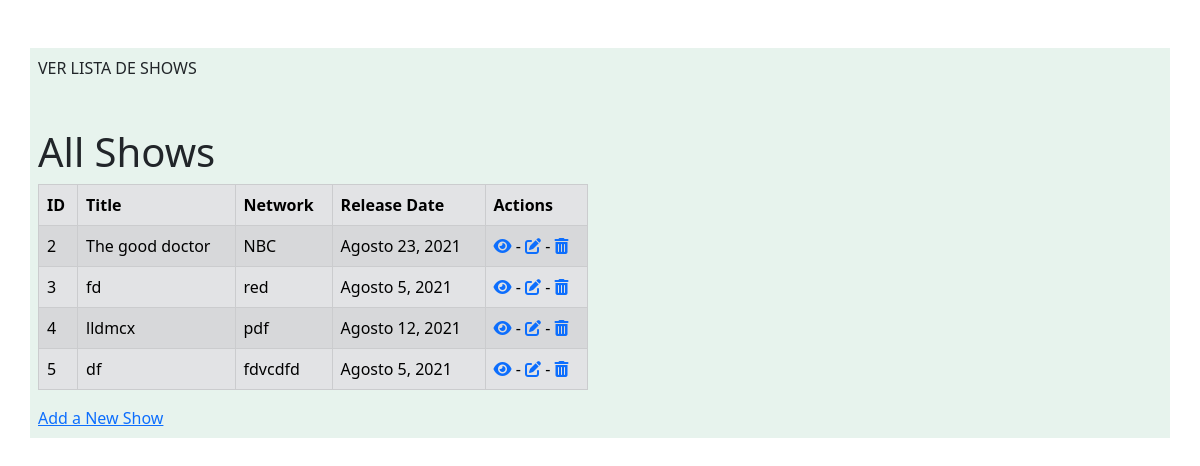
The app's page /shows/, older data.
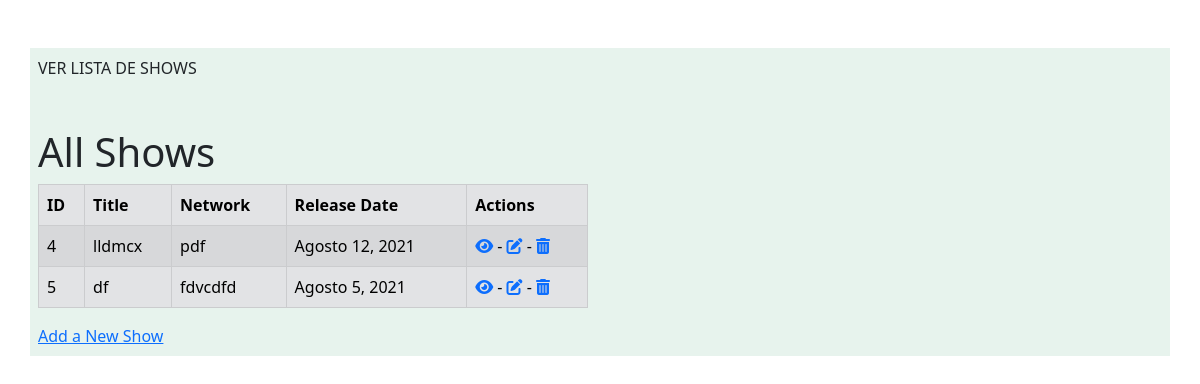
The same page, newer data.
### app/models.py (models this page shows, shortened)
class Show(models.Model):
    title = models.CharField(max_length=250)
    network = models.CharField(max_length=250)
    release_date = models.DateField()
    updated_at = models.DateTimeField(auto_now=True)
    desc = models.CharField(max_length=180)

### app/views.py (the view)
# urls.py: path('shows/', views.verlistashows),
def verlistashows(request): #tvshows es la variable y contiene el show.objects.all()
    context = {
        'TVShows': Show.objects.all(),
    }
    return render(request, 'verlistashows.html', context)

### app/templates/verlistashows.html (shortened to what this page needs)
{% extends 'base.html' %} {% block contenido %} {% block titulo %} VER LISTA DE SHOWS{% endblock %}
    <div class="row">
        <div class=" col-sm-12 col-md-6 mt-5">
            <h1>All Shows</h1>
            <table class=" table-bordered table-secondary table table-striped">
                <thead>
                    <tr scope="col">
                        <th>ID</th>
                        <th>Title</th>
                        <th>Network</th>
                        <th>Release Date</th>
                        <th>Actions</th>
                    </tr>
                    <tbody>
                            {% for tvs in TVShows %}
                    <tr scope="col">
                        <td>{{tvs.id}}</td>
                        <td>{{tvs.title}}</td>
                        <td>{{tvs.network}}</td>
                        <td>{{tvs.release_date|date:"F j, Y"}}</td>
                        <td><a href="/shows/{{show.id}}" ><i class="fas fa-eye"></i></a> - <a href="/shows/{{show.id}}/edit"><i class="fas fa-edit"></i></a> - <a href="/shows/{{show.id}}/destroy"><i class="fas fa-trash-alt"></i></a> </td>
                    </tr>
                            {% endfor %}
                    </tbody>
            </table>
            <a href = "/shows/new">Add a New Show</a>
        </div>
    </div>
</div>
{% endblock contenido %}

### app/templates/base.html (shortened to what this page needs)
<!DOCTYPE html>
<html lang="en">
<head>
    <link href="https://cdn.jsdelivr.net/npm/bootstrap@5.1.0/dist/css/bootstrap.min.css" rel="stylesheet">
</head>
<body>
    {% load static %}
<div class="container mt-5 bg-success p-2 text-dark bg-opacity-10"">
    {% block contenido %}{% endblock contenido %}
</body>
</html>

Row changes from the older to the newer data that the page shows:
removed Show: id "2", title "The good doctor", network "NBC", release_date "Agosto 23, 2021"
removed Show: id "3", title "fd", network "red", release_date "Agosto 5, 2021"
